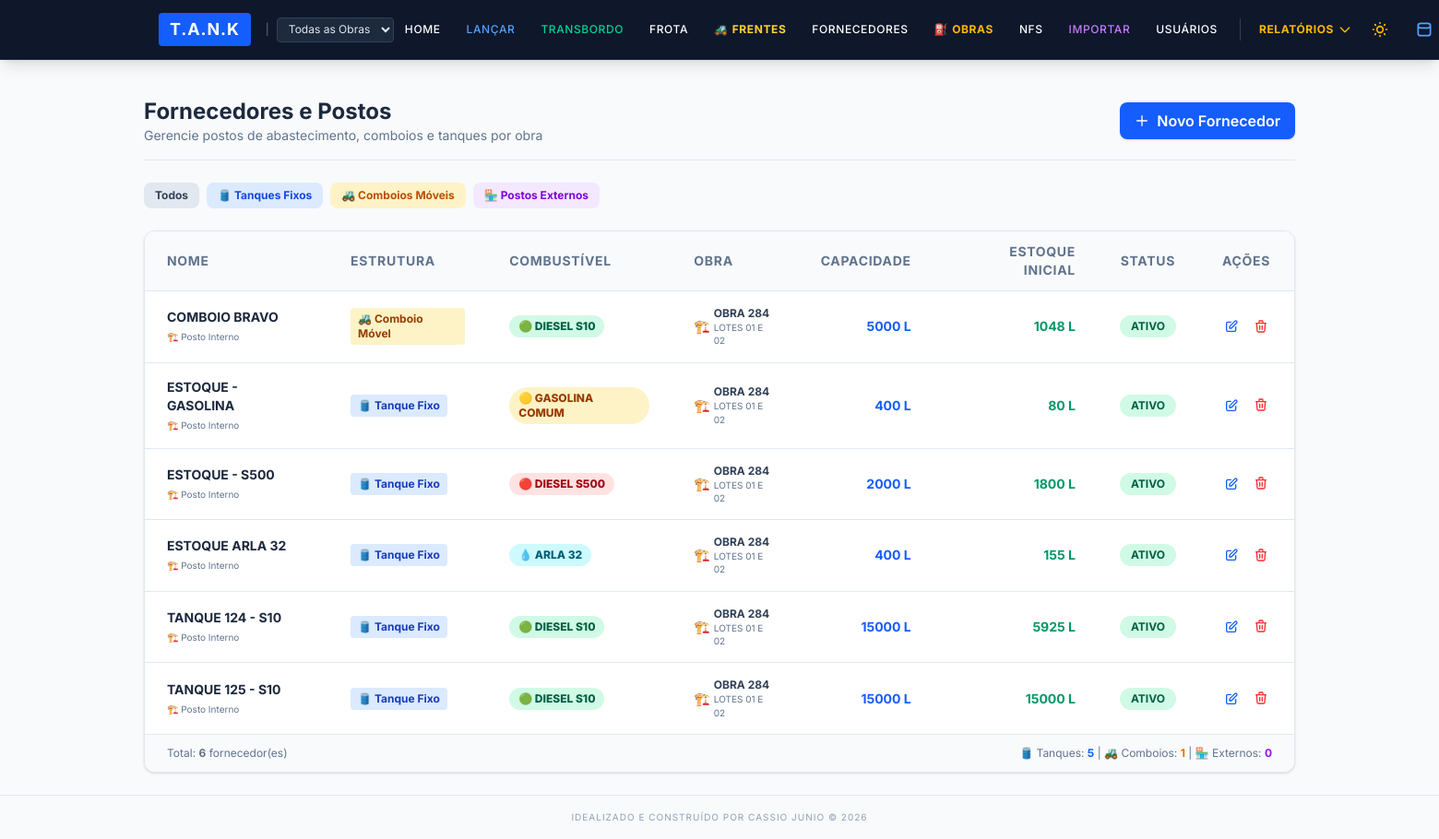
The app's page /fornecedores (signed in) with its own data.
### app/models.py (models this page shows, shortened)
class Fornecedor(db.Model):
    __tablename__ = 'fornecedores'
    id = db.Column(db.Integer, primary_key=True)
    nome = db.Column(db.String(100), unique=True, nullable=False, index=True)
    tipo_origem = db.Column(db.String(30), default='Interno')
    capacidade_litros = db.Column(db.Float, nullable=True)
    ativo = db.Column(db.Boolean, default=True, nullable=False)
    obra_id = db.Column(db.Integer, db.ForeignKey('obras.id'), nullable=True, index=True)
    estoque_inicial = db.Column(db.Float, default=0.0, nullable=True)  # Saldo inicial do tanque
    categoria_tanque = db.Column(db.String(30), default='Tanque', nullable=True)  # 'Tanque', 'Comboio', 'Posto Externo'
    tipo_combustivel = db.Column(db.String(50), default='DIESEL S10', nullable=True)  # 'DIESEL S10', 'DIESEL S500', 'GASOLINA COMUM', etc.
    abastecimentos = db.relationship('Abastecimento', backref='fornecedor_rel', lazy=True)

class Obra(db.Model):
    __tablename__ = 'obras'
    id = db.Column(db.Integer, primary_key=True)
    codigo = db.Column(db.String(20), unique=True, nullable=False, index=True)
    nome = db.Column(db.String(150), nullable=False)
    local = db.Column(db.String(200))
    responsavel = db.Column(db.String(100))
    ativa = db.Column(db.Boolean, default=True, nullable=False)
    data_inicio = db.Column(db.Date)
    data_criacao = db.Column(db.DateTime, default=datetime.utcnow)
    abastecimentos = db.relationship('Abastecimento', backref='obra_rel', lazy=True)
    entradas = db.relationship('EntradaInsumo', backref='obra_rel', lazy=True)
    transferencias = db.relationship('Transferencia', backref='obra_rel', lazy=True)
    fornecedores = db.relationship('Fornecedor', backref='obra_rel', lazy=True)
    usuarios = db.relationship('Usuario', backref='obra_rel', lazy=True, foreign_keys='Usuario.obra_padrao_id')
    frentes_servico = db.relationship('FrenteServico', backref='obra_rel', lazy=True)

### app/routes/cadastros.py (the view, shortened to what this page needs)
@cadastros_bp.route('/fornecedores', methods=['GET', 'POST'])
@admin_required
def fornecedores():
    return render_template(
        'fornecedores.html',
        fornecedores=Fornecedor.query.order_by(Fornecedor.tipo_origem.desc(), Fornecedor.nome.asc()).all(),
        obras_lista=Obra.query.filter_by(ativa=True).order_by(Obra.nome).all()
    )

### app/templates/fornecedores.html (shortened to what this page needs)
{% extends "base.html" %}
{% block content %}
<div x-data="{ openModal: false, editMode: false, fornecedorEdit: {} }" class="space-y-6">
    <div class="flex flex-col sm:flex-row sm:items-center sm:justify-between border-b border-slate-200 dark:border-slate-700 pb-4">
        <div>
            <h1 class="text-2xl font-bold text-slate-800 dark:text-white">Fornecedores e Postos</h1>
            <p class="text-slate-500 dark:text-slate-400 text-sm">Gerencie postos de abastecimento, comboios e tanques por obra</p>
        </div>
        <button @click="openModal = true; editMode = false; fornecedorEdit = {}"
                class="mt-3 sm:mt-0 bg-blue-600 hover:bg-blue-700 text-white px-4 py-2 rounded-lg font-semibold shadow-sm transition flex items-center gap-2">
            <svg class="w-4 h-4" fill="none" stroke="currentColor" viewBox="0 0 24 24">
                <path stroke-linecap="round" stroke-linejoin="round" stroke-width="2" d="M12 4v16m8-8H4"></path>
            </svg>
            Novo Fornecedor
        </button>
    </div>
    <div class="flex flex-wrap gap-2">
        <button onclick="filtrarTabela('todos')"
                class="px-3 py-1.5 rounded-lg text-xs font-bold bg-slate-200 dark:bg-slate-700 text-slate-700 dark:text-slate-200 hover:bg-slate-300 dark:hover:bg-slate-600 transition">
            Todos
        </button>
        <button onclick="filtrarTabela('Tanque')"
                class="px-3 py-1.5 rounded-lg text-xs font-bold bg-blue-100 dark:bg-blue-900/30 text-blue-700 dark:text-blue-300 hover:bg-blue-200 dark:hover:bg-blue-800/50 transition">
            🛢️ Tanques Fixos
        </button>
        <button onclick="filtrarTabela('Comboio')"
                class="px-3 py-1.5 rounded-lg text-xs font-bold bg-amber-100 dark:bg-amber-900/30 text-amber-700 dark:text-amber-300 hover:bg-amber-200 dark:hover:bg-amber-800/50 transition">
            🚜 Comboios Móveis
        </button>
        <button onclick="filtrarTabela('Externo')"
                class="px-3 py-1.5 rounded-lg text-xs font-bold bg-purple-100 dark:bg-purple-900/30 text-purple-700 dark:text-purple-300 hover:bg-purple-200 dark:hover:bg-purple-800/50 transition">
            🏪 Postos Externos
        </button>
    </div>
    <div class="bg-white dark:bg-slate-800 rounded-xl shadow-sm border border-slate-200 dark:border-slate-700 overflow-hidden">
        {% if fornecedores %}
        <div class="overflow-x-auto">
            <table class="min-w-full divide-y divide-slate-200 dark:divide-slate-700 text-sm" id="tabelaFornecedores">
                <thead class="bg-slate-50 dark:bg-slate-900/50 text-slate-500 dark:text-slate-400 font-semibold uppercase">
                    <tr>
                        <th class="px-6 py-3 text-left tracking-wider">Nome</th>
                        <th class="px-6 py-3 text-left tracking-wider">Estrutura</th>
                        <th class="px-6 py-3 text-left tracking-wider">Combustível</th>
                        <th class="px-6 py-3 text-left tracking-wider">Obra</th>
                        <th class="px-6 py-3 text-right tracking-wider">Capacidade</th>
                        <th class="px-6 py-3 text-right tracking-wider">Estoque Inicial</th>
                        <th class="px-6 py-3 text-center tracking-wider">Status</th>
                        <th class="px-6 py-3 text-center tracking-wider">Ações</th>
                    </tr>
                </thead>
                <tbody class="divide-y divide-slate-200 dark:divide-slate-700">
                    {% for forn in fornecedores %}
                    <tr class="hover:bg-slate-50 dark:hover:bg-slate-700/50 transition fornecedor-row"
                        data-tipo="{{ forn.tipo_origem }}"
                        data-categoria="{{ forn.categoria_tanque or 'Tanque' }}">
                        <td class="px-6 py-4">
                            <div class="font-bold text-slate-800 dark:text-white">{{ forn.nome }}</div>
                            <span class="text-[10px] text-slate-500 dark:text-slate-400">
                                {% if forn.tipo_origem == 'Interno' %}🏗️ Posto Interno{% else %}🏪 Posto Externo{% endif %}
                            </span>
                        </td>
                        <td class="px-6 py-4">
                            {% set cat = forn.categoria_tanque or 'Tanque' %}
                            <span class="px-2 py-1 rounded text-xs font-bold flex items-center gap-1 w-fit
                                       {% if cat == 'Comboio' %}
                                       bg-amber-100 text-amber-800 dark:bg-amber-500/20 dark:text-amber-400
                                       {% elif cat == 'Tanque' %}
                                       bg-blue-100 text-blue-800 dark:bg-blue-500/20 dark:text-blue-400
                                       {% else %}
                                       bg-purple-100 text-purple-800 dark:bg-purple-500/20 dark:text-purple-400
                                       {% endif %}">
                                {% if cat == 'Comboio' %}🚜 Comboio Móvel
                                {% elif cat == 'Tanque' %}🛢️ Tanque Fixo
                                {% else %}🏪 Posto Externo{% endif %}
                            </span>
                        </td>
                        <td class="px-6 py-4">
                            {% set fuel = forn.tipo_combustivel or 'DIESEL S10' %}
                            <span class="px-2.5 py-1 rounded-full text-xs font-extrabold flex items-center gap-1 w-fit
                                       {% if 'S10' in fuel %}bg-emerald-100 text-emerald-800 dark:bg-emerald-500/20 dark:text-emerald-300
                                       {% elif 'S500' in fuel %}bg-red-100 text-red-800 dark:bg-red-500/20 dark:text-red-300
                                       {% elif 'GASOLINA' in fuel %}bg-amber-100 text-amber-800 dark:bg-amber-500/20 dark:text-amber-300
                                       {% elif 'ARLA' in fuel %}bg-cyan-100 text-cyan-800 dark:bg-cyan-500/20 dark:text-cyan-300
                                       {% else %}bg-slate-100 text-slate-800 dark:bg-slate-700 dark:text-slate-300{% endif %}">
                                {% if 'S10' in fuel %}🟢
                                {% elif 'S500' in fuel %}🔴
                                {% elif 'GASOLINA' in fuel %}🟡
                                {% elif 'ARLA' in fuel %}💧
                                {% else %}⛽{% endif %}
                                {{ fuel }}
                            </span>
                        </td>
                        <td class="px-6 py-4">
                            {% if forn.obra_rel %}
                            <div class="flex items-center gap-1">
                                <span class="text-amber-500">🏗️</span>
                                <div>
                                    <div class="text-xs font-bold text-slate-700 dark:text-slate-300">
                                        {{ forn.obra_rel.codigo }}
                                    </div>
                                    <div class="text-[10px] text-slate-500 dark:text-slate-400">
                                        {{ forn.obra_rel.nome[:30] }}
                                    </div>
                                </div>
                            </div>
                            {% else %}
                            <span class="text-xs text-slate-400 italic">Não vinculado</span>
                            {% endif %}
                        </td>
                        <td class="px-6 py-4 text-right">
                            {% if forn.capacidade_litros %}
                            <span class="font-bold text-blue-600 dark:text-blue-400">
                                {{ "%.0f"|format(forn.capacidade_litros) }} L
                            </span>
                            {% else %}
                            <span class="text-slate-400 text-xs">-</span>
                            {% endif %}
                        </td>
                        <td class="px-6 py-4 text-right">
                            {% if forn.estoque_inicial %}
                            <span class="font-bold text-emerald-600 dark:text-emerald-400">
                                {{ "%.0f"|format(forn.estoque_inicial) }} L
                            </span>
                            {% else %}
                            <span class="text-slate-400 text-xs">0 L</span>
                            {% endif %}
                        </td>
                        <td class="px-6 py-4 text-center">
                            <form action="{{ url_for('cadastros.toggle_fornecedor', id=forn.id) }}" method="POST" class="inline">
                                <button type="submit"
                                        class="px-3 py-1 rounded-full text-xs font-bold transition
                                               {% if forn.ativo %}
                                               bg-emerald-100 text-emerald-800 dark:bg-emerald-500/20 dark:text-emerald-400 hover:bg-emerald-200
                                               {% else %}
                                               bg-red-100 text-red-800 dark:bg-red-500/20 dark:text-red-400 hover:bg-red-200
                                               {% endif %}">
                                    {{ 'ATIVO' if forn.ativo else 'INATIVO' }}
                                </button>
                            </form>
                        </td>
                        <td class="px-6 py-4 text-center">
                            <div class="flex items-center justify-center gap-2">
                                <button @click="openModal = true; editMode = true; fornecedorEdit = {
                                    id: '{{ forn.id }}',
                                    nome: '{{ forn.nome }}',
                                    tipo_origem: '{{ forn.tipo_origem }}',
                                    categoria_tanque: '{{ forn.categoria_tanque or 'Tanque' }}',
                                    tipo_combustivel: '{{ forn.tipo_combustivel or 'DIESEL S10' }}',
                                    obra_id: '{{ forn.obra_id or '' }}',
                                    capacidade_litros: '{{ forn.capacidade_litros or '' }}',
                                    estoque_inicial: '{{ forn.estoque_inicial or '' }}'
                                }"
                                class="text-blue-600 hover:text-blue-800 dark:text-blue-400 dark:hover:text-blue-300 transition p-1"
                                title="Editar Fornecedor">
                                    <svg class="w-4 h-4" fill="none" stroke="currentColor" viewBox="0 0 24 24">
                                        <path stroke-linecap="round" stroke-linejoin="round" stroke-width="2" d="M11 5H6a2 2 0 00-2 2v11a2 2 0 002 2h11a2 2 0 002-2v-5m-1.414-9.414a2 2 0 112.828 2.828L11.828 15H9v-2.828l8.586-8.586z"></path>
                                    </svg>
                                </button>
                                <form action="{{ url_for('cadastros.excluir_fornecedor', id=forn.id) }}" method="POST" class="inline"
                                      onsubmit="return confirm('Tem certeza que deseja excluir este fornecedor?\nSe houver registros vinculados, ele será apenas inativado.');">
                                    <button type="submit"
                                            class="text-red-500 hover:text-red-700 dark:hover:text-red-400 transition p-1"
                                            title="Excluir Fornecedor">
                                        <svg class="w-4 h-4" fill="none" stroke="currentColor" viewBox="0 0 24 24">
                                            <path stroke-linecap="round" stroke-linejoin="round" stroke-width="2" d="M19 7l-.867 12.142A2 2 0 0116.138 21H7.862a2 2 0 01-1.995-1.858L5 7m5 4v6m4-6v6m1-10V4a1 1 0 00-1-1h-4a1 1 0 00-1 1v3M4 7h16"></path>
                                        </svg>
                                    </button>
                                </form>
                            </div>
                        </td>
                    </tr>
                    {% endfor %}
                </tbody>
            </table>
        </div>
        <div class="px-6 py-3 bg-slate-50 dark:bg-slate-900/50 border-t border-slate-200 dark:border-slate-700 flex justify-between items-center text-xs text-slate-500 dark:text-slate-400">
            <span>Total: <strong>{{ fornecedores|length }}</strong> fornecedor(es)</span>
            <span>
                🛢️ Tanques: <strong class="text-blue-600">{{ fornecedores|selectattr('categoria_tanque', 'equalto', 'Tanque')|list|length }}</strong> |
                🚜 Comboios: <strong class="text-amber-600">{{ fornecedores|selectattr('categoria_tanque', 'equalto', 'Comboio')|list|length }}</strong> |
                🏪 Externos: <strong class="text-purple-600">{{ fornecedores|selectattr('tipo_origem', 'equalto', 'Externo')|list|length }}</strong>
            </span>
        </div>
        {% endif %}
    </div>
</div>
{% endblock %}

### records on screen
Fornecedor: nome "COMBOIO BRAVO", tipo_origem "🏗️ Posto Interno", categoria_tanque "🚜 Comboio Móvel", tipo_combustivel "DIESEL S10", obra_rel.codigo "OBRA 284", obra_rel "LOTES 01 E 02", capacidade_litros "5000", estoque_inicial "1048", ativo "ATIVO"
Fornecedor: nome "ESTOQUE - GASOLINA", tipo_origem "🏗️ Posto Interno", categoria_tanque "🛢️ Tanque Fixo", tipo_combustivel "GASOLINA COMUM", obra_rel.codigo "OBRA 284", obra_rel "LOTES 01 E 02", capacidade_litros "400", estoque_inicial "80", ativo "ATIVO"
Fornecedor: nome "ESTOQUE - S500", tipo_origem "🏗️ Posto Interno", categoria_tanque "🛢️ Tanque Fixo", tipo_combustivel "DIESEL S500", obra_rel.codigo "OBRA 284", obra_rel "LOTES 01 E 02", capacidade_litros "2000", estoque_inicial "1800", ativo "ATIVO"
Fornecedor: nome "ESTOQUE ARLA 32", tipo_origem "🏗️ Posto Interno", categoria_tanque "🛢️ Tanque Fixo", tipo_combustivel "ARLA 32", obra_rel.codigo "OBRA 284", obra_rel "LOTES 01 E 02", capacidade_litros "400", estoque_inicial "155", ativo "ATIVO"
Fornecedor: nome "TANQUE 124 - S10", tipo_origem "🏗️ Posto Interno", categoria_tanque "🛢️ Tanque Fixo", tipo_combustivel "DIESEL S10", obra_rel.codigo "OBRA 284", obra_rel "LOTES 01 E 02", capacidade_litros "15000", estoque_inicial "5925", ativo "ATIVO"
Fornecedor: nome "TANQUE 125 - S10", tipo_origem "🏗️ Posto Interno", categoria_tanque "🛢️ Tanque Fixo", tipo_combustivel "DIESEL S10", obra_rel.codigo "OBRA 284", obra_rel "LOTES 01 E 02", capacidade_litros "15000", estoque_inicial "15000", ativo "ATIVO"

### other values on screen
{{ fornecedores|length }} "6"
